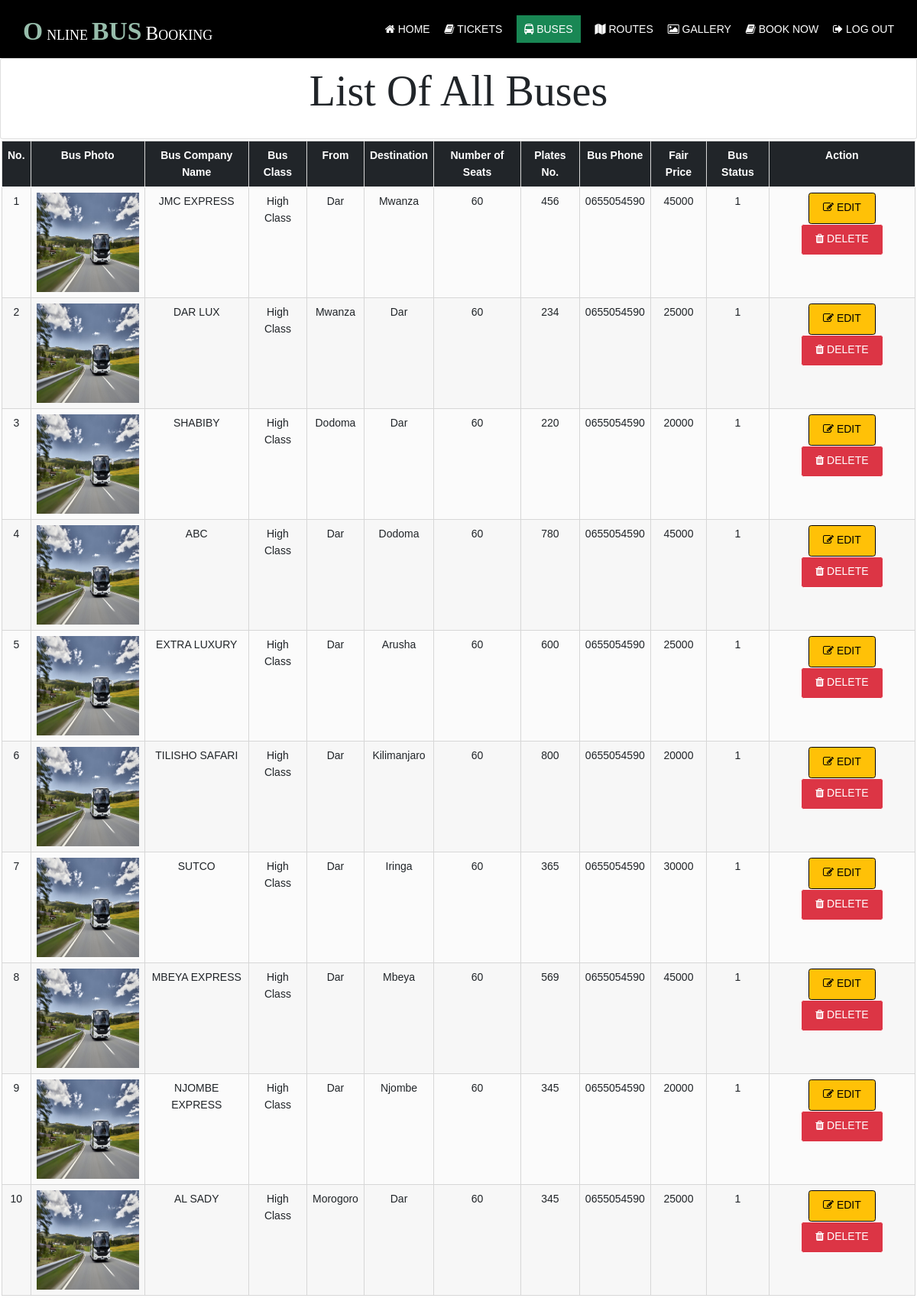
The app's page /admin/buses.php (signed in) with its own data.
### tables this page shows
CREATE TABLE `buses` (
  `busId` bigint(13) NOT NULL,
  `name` varchar(255) NOT NULL,
  `startFrom` varchar(255) NOT NULL,
  `destination` varchar(255) NOT NULL,
  `busType` varchar(30) NOT NULL,
  `noSeats` int(11) NOT NULL,
  `plateNo` varchar(13) NOT NULL,
  `busPhone` varchar(255) NOT NULL,
  `farePrice` int(11) NOT NULL,
  `busPhoto` varchar(255) NOT NULL,
  `status` tinyint(1) NOT NULL DEFAULT 1
);

### admin/buses.php (the view, shortened to what this page needs)
<?php
require('../includes/db.php');
?>
<!DOCTYPE html>
<html lang="en">
<head>
    <link rel="stylesheet" href="../assets/css/bootstrap.css" media="all">
    <link rel="stylesheet" href="../assets/css/layout.css" type="text/css">
</head>
<body>
    <div class="wrapper row1">
        <header id="header" class="hoc clear">
            <div id="logo" class="fl_left">
                <h1 class="logoname"><a href="./">Online<span>bus</span>Booking</a></h1>
            </div>
            <nav id="mainav" class="fl_right">
                <ul class="clear">
                    <li><a href="../index.php"><i class="fa fa-home" aria-hidden="true"></i> Home</a></li>
                    <li><a href="./"><i class="fa fa-book" aria-hidden="true"></i> Tickets</a></li>
                    <li class="active"><a href="buses.php"><i class="fa fa-bus" aria-hidden="true"></i> Buses</a></li>
                    <li><a href="routes.php"><i class="fa fa-map" aria-hidden="true"></i> Routes</a></li>
                    <li><a href="../gallery.php"><i class="fa fa-photo" aria-hidden="true"></i> Gallery</a></li>
                    <li><a href="../book.php"><i class="fa fa-book" aria-hidden="true"></i> Book Now</a></li>
                    <li><a href="../login.php"><i class="fa fa-sign-out" aria-hidden="true"></i> Log Out</a></li>
                </ul>
            </nav>
        </header>
    </div>
    <div class="row">
        <div class="container-fluid">
            <div class="card">
                <div class="row hoc">
                    <h1 class="heading" style="font-size: 4em; padding:10px">List of all Buses</h1>
                </div>
            </div>
            <div class="row d-flex" style="padding: 0 10 10 10; margin:2px">
                <table class="table table-hover table-responsive">
                    <thead>
                        <tr class="bg-dark">
                            <th scope="col">
                                <center>No.</center>
                            </th>
                            <th scope="col">
                                <center>Bus Photo</center>
                            </th>
                            <th scope="col">
                                <center>Bus Company Name</center>
                            </th>
                            <th scope="col">
                                <center>Bus Class</center>
                            </th>
                            <th scope="col">
                                <center>From</center>
                            </th>
                            <th scope="col">
                                <center>Destination</center>
                            </th>
                            <th scope="col">
                                <center>Number of Seats</center>
                            </th>
                            <th scope="col">
                                <center>Plates No.</center>
                            </th>
                            <th scope="col">
                                <center>Bus Phone</center>
                            </th>
                            <th scope="col">
                                <center>Fair Price</center>
                            </th>
                            <th scope="col">
                                <center>Bus Status</center>
                            </th>
                            <th scope="col">
                                <center>Action</center>
                            </th>
                        </tr>
                    </thead>
                    <tbody>
                        <?php
                        $list = $db->prepare('SELECT * FROM `buses`');
                        $list->execute();
                        $count = 0;
                        while ($buses = $list->fetch(PDO::FETCH_ASSOC)) {
                            $count++;
                            echo '<tr>';
                        ?>
                            <td>
                                <center><?php echo $count ?></center>
                            </td>
                            <td>
                                <center><img src="../<?php echo  $buses['busPhoto']; ?>" style="width:160px !important; height: 130px !important;" alt="<?php echo  $buses['name']; ?>"></center>
                            </td>
                            <td>
                                <center><?php echo  $buses['name']; ?></center>
                            </td>
                            <td>
                                <center><?php echo  $buses['busType']; ?></center>
                            </td>
                            <td>
                                <center><?php echo  $buses['startFrom']; ?></center>
                            </td>
                            <td>
                                <center><?php echo  $buses['destination']; ?></center>
                            </td>
                            <td>
                                <center><?php echo  $buses['noSeats']; ?></center>
                            </td>
                            <td>
                                <center><?php echo  $buses['plateNo']; ?></center>
                            </td>
                            <td>
                                <center><?php echo  $buses['busPhone']; ?></center>
                            </td>
                            <td>
                                <center><?php echo  $buses['farePrice']; ?></center>
                            </td>
                            <td>
                                <center><?php echo  $buses['status']; ?></center>
                            </td>
                            <td>
                                <center>
                                    <a class="btn btn-warning" href="buses.php?edit=<?php echo  $buses['busId']; ?>"><i class="fa fa-edit" aria-hidden="true"></i> Edit</a>
                                    <a class="btn btn-danger" href="buses.php?del=<?php echo  $buses['busId']; ?>"> <i class="fa fa-trash" aria-hidden="true"></i> Delete</a>
                                </center>
                            </td>
                        <?php
                            echo '</tr>';
                        }
                        ?>
                    </tbody>
                </table>
            </div>
        </div>
    </div>
</body>
</html>

### assets/css/layout.css (style rules this page uses)
#header #logo { margin: 22px 0 0 0; }
*, *::before, *::after { transition: all .3s ease-in-out; }
nav ul, nav ol { margin: 0; padding: 0; list-style: none; }
#mainav, #breadcrumb, .sidebar nav { line-height: normal; }
#mainav ul { text-transform: uppercase; }
#mainav li { display: inline-block; position: relative; margin: 0 15px 0 0; padding: 0; }
#mainav li:last-child { margin-right: 0; }
#mainav li a { display: block; padding: 30px 0; }
table, th, td { border: 1px solid; border-collapse: collapse; vertical-align: top; }
table, th { table-layout: auto; }
table { width: 100%; margin-bottom: 15px; }
th, td { padding: 5px 8px; }
td { border-width: 0 1px; }
body { background-color: #6a3b96; }
a { color: #97A9BD; }
.logoname a { color: #FFFFFF; }
.logoname::first-letter, .logoname span { color: #97BDAB; }
.row1 { color: #FFFFFF; background-color: #000000; }
#header #logo a { color: inherit; }
#mainav li a { color: inherit; }
#mainav .active a, #mainav a:hover, #mainav li:hover>a { color: #FFFFFF; background-color: #198754; padding: 10px; }
table, th, td, #comments .avatar, #comments input, #comments textarea { border-color: #D7D7D7; }
th { color: #FFFFFF; background-color: #373737; }
tr, #comments li, #comments input[type="submit"], #comments input[type="reset"] { color: inherit; background-color: #FBFBFB; }
tr:nth-child(even), #comments li:nth-child(even) { color: inherit; background-color: #F7F7F7; }
table a, #comments a { background-color: inherit; }
@media screen and (min-width:1140px) { .hoc { max-width: 1140px; } }

### assets/css/framework.css (style rules this page uses)
html { overflow-y: scroll; overflow-x: hidden; }
html, body { margin: 0; padding: 0; font-size: 14px; line-height: 1.6em; }
*, *::before, *::after { box-sizing: border-box; }
.logoname { margin: 0; padding: 0; font-size: 1.8rem; font-variant: small-caps; }
.logoname::first-letter, .logoname span { margin: 0 5px; font-size: 2.4rem; font-weight: 700; text-transform: uppercase; }
.logoname::first-letter { margin-left: 0; }
.btn { display: inline-block; padding: 8px 18px 10px; text-transform: uppercase; border: 1px solid; }
.clear, .group { display: block; }
.clear::before, .clear::after, .group::before, .group::after { display: table; content: ""; }
.clear, .clear::after, .group, .group::after { clear: both; }
a { outline: none; text-decoration: none; }
.fl_left, .imgl { float: left; }
.fl_right, .imgr { float: right; }
img { width: auto; max-width: 100%; height: auto; margin: 0; padding: 0; border: none; line-height: normal; vertical-align: middle; }
body, input, textarea, select { font-family: Verdana, Geneva, sans-serif; }
h1, h2, h3, h4, h5, h6, .heading { font-family: Georgia, "Times New Roman", Times, serif; }
::placeholder { opacity: 1; }
h1, h2, h3, h4, h5, h6, .heading { margin: 0 0 20px 0; font-size: 1.4rem; line-height: normal; font-weight: normal; text-transform: capitalize; }
.wrapper { display: block; position: relative; width: 100%; margin: 0; padding: 0; text-align: left; word-wrap: break-word; }
.hoc { display: block; margin: 0 auto; }
address, article, aside, figcaption, figure, footer, header, main, nav, section { display: block; margin: 0; padding: 0; }

### admin/buses.php (style rules this page uses)
body { background-color: #FFF !important; }

### records on screen
buses: busPhoto (picture), name "JMC EXPRESS", busType "High Class", startFrom "Dar", destination "Mwanza", noSeats "60", plateNo "456", busPhone "0655054590", farePrice "45000", status "1"
buses: busPhoto (picture), name "DAR LUX", busType "High Class", startFrom "Mwanza", destination "Dar", noSeats "60", plateNo "234", busPhone "0655054590", farePrice "25000", status "1"
buses: busPhoto (picture), name "SHABIBY", busType "High Class", startFrom "Dodoma", destination "Dar", noSeats "60", plateNo "220", busPhone "0655054590", farePrice "20000", status "1"
buses: busPhoto (picture), name "ABC", busType "High Class", startFrom "Dar", destination "Dodoma", noSeats "60", plateNo "780", busPhone "0655054590", farePrice "45000", status "1"
buses: busPhoto (picture), name "EXTRA LUXURY", busType "High Class", startFrom "Dar", destination "Arusha", noSeats "60", plateNo "600", busPhone "0655054590", farePrice "25000", status "1"
buses: busPhoto (picture), name "TILISHO SAFARI", busType "High Class", startFrom "Dar", destination "Kilimanjaro", noSeats "60", plateNo "800", busPhone "0655054590", farePrice "20000", status "1"
buses: busPhoto (picture), name "SUTCO", busType "High Class", startFrom "Dar", destination "Iringa", noSeats "60", plateNo "365", busPhone "0655054590", farePrice "30000", status "1"
buses: busPhoto (picture), name "MBEYA EXPRESS", busType "High Class", startFrom "Dar", destination "Mbeya", noSeats "60", plateNo "569", busPhone "0655054590", farePrice "45000", status "1"
buses: busPhoto (picture), name "NJOMBE EXPRESS", busType "High Class", startFrom "Dar", destination "Njombe", noSeats "60", plateNo "345", busPhone "0655054590", farePrice "20000", status "1"
buses: busPhoto (picture), name "AL SADY", busType "High Class", startFrom "Morogoro", destination "Dar", noSeats "60", plateNo "345", busPhone "0655054590", farePrice "25000", status "1"
